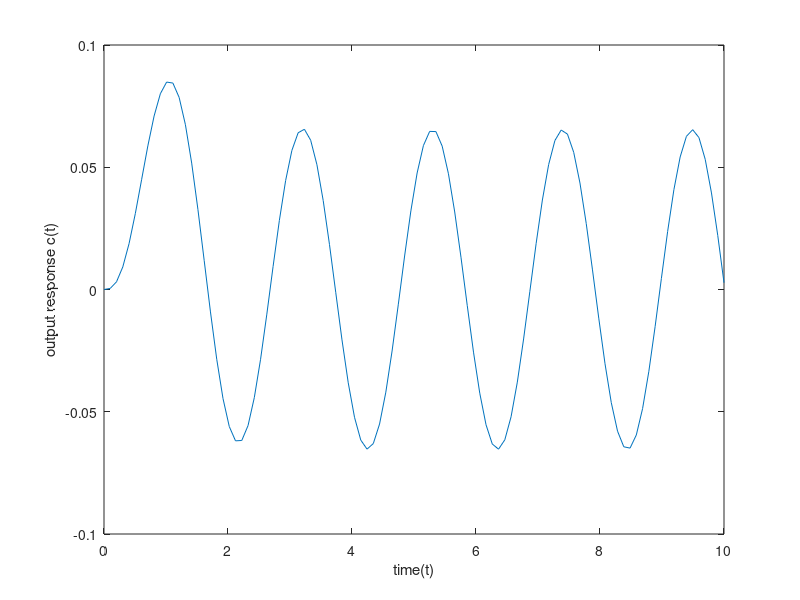

Reproduce this figure in MATLAB.
t=linspace(0,10,100);
c=(3/13)*exp(-2*t)-(1/6)*exp(-3*t)-(5/78)*cos(3*t)-1/78*sin(3*t);
plot(t,c)
xlabel('time(t)')
ylabel('output response c(t)')
